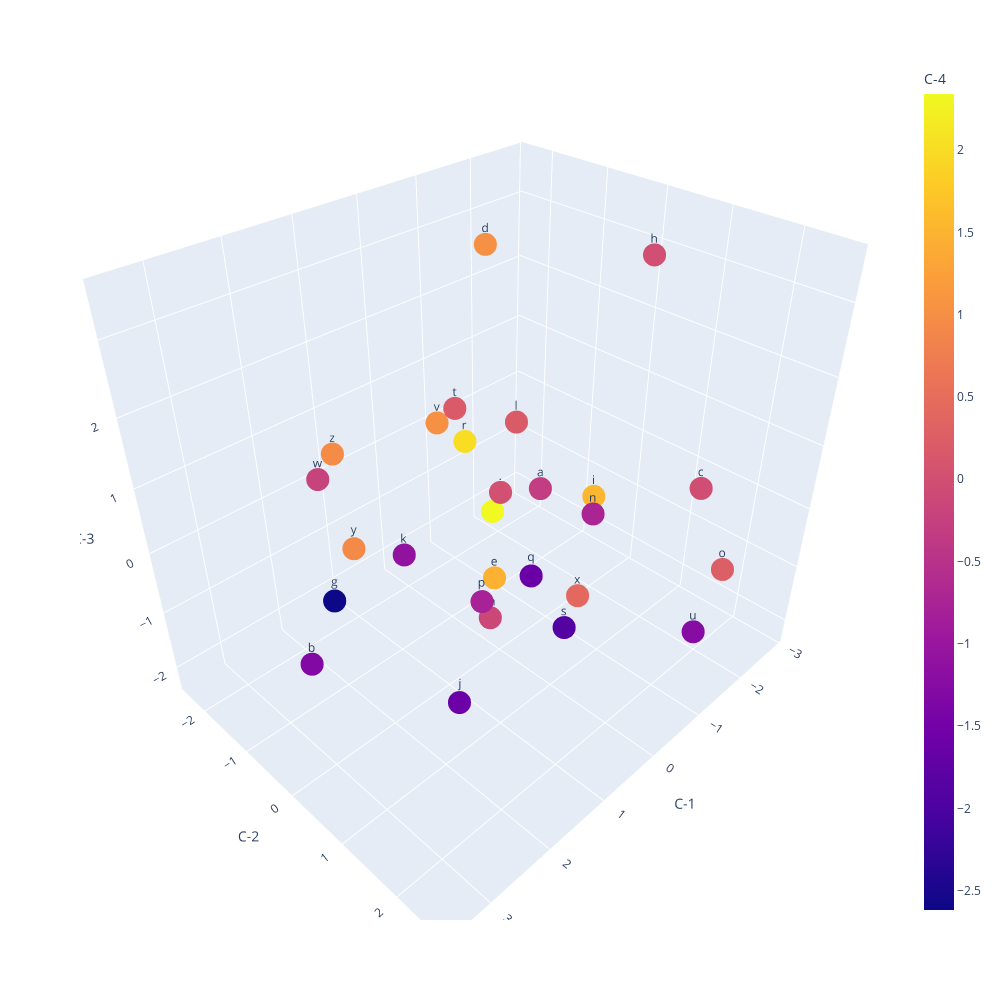

Notebook code for this chart:
### Code cell
plot_embeddings()

### Figure 1 — Plotly figure (JSON) as saved in the notebook; plotly's stock layout.template omitted (floating-point values rounded to 4 significant figures)
{"data": [{"hovertemplate": "C-1=%{x}<br>C-2=%{y}<br>C-3=%{z}<br>text=%{text}<br>C-4=%{marker.color}<extra></extra>", "legendgroup": "", "marker": {"color": [0.02381, -0.3063, -1.305, -0.0209, 1.028, 1.467, 2.34, -2.616, -0.001622, 1.535, -1.592, -1.1, 0.2, -0.1368, -0.7343, 0.2635, -0.7813, -1.615, 2.014, -1.89, 0.1792, -1.247, 1.032, -0.2113, 0.4173, 0.9376, 0.9571], "coloraxis": "coloraxis", "symbol": "circle"}, "mode": "markers+text", "name": "", "scene": "scene", "showlegend": false, "text": [".", "a", "b", "c", "d", "e", "f", "g", "h", "i", "j", "k", "l", "m", "n", "o", "p", "q", "r", "s", "t", "u", "v", "w", "x", "y", "z"], "type": "scatter3d", "x": [-0.1072, -0.2212, 2.409, -2.844, -1.7, 0.4719, -1.138, 3.505, -1.451, -1.94, 1.854, 0.7016, -0.9731, 0.5106, -1.424, -1.267, 1.405, 2.231, -0.7192, 0.2339, 0.0139, -1.122, -1.077, 1.718, -1.537, 1.041, 1.425], "y": [-0.1145, 0.4852, -1.231, 1.236, -1.995, 0.3516, -1.284, 1.121, 1.026, 0.01379, 1.117, -1.208, -0.6627, 0.312, 0.4248, 2.651, 1.065, 2.58, -1.432, 1.379, -0.837, 2.459, -2.422, -1.615, 0.1521, -1.92, -1.653], "z": [0.2799, 0.5835, -1.896, -0.3467, 2.732, -0.5702, -1.181, 1.395, 3.536, -0.6468, -1.294, -0.9418, 0.7554, -1.273, -0.4831, -0.09968, 0.04283, 1.828, 0.2065, -0.9341, 1.316, -1.19, -0.0675, 0.6458, -2.24, -1.04, 0.8828]}], "layout": {"coloraxis": {"colorbar": {"title": {"text": "C-4"}}, "colorscale": [[0, "#0d0887"], [0.1111, "#46039f"], [0.2222, "#7201a8"], [0.3333, "#9c179e"], [0.4444, "#bd3786"], [0.5556, "#d8576b"], [0.6667, "#ed7953"], [0.7778, "#fb9f3a"], [0.8889, "#fdca26"], [1, "#f0f921"]]}, "height": 1000, "legend": {"tracegroupgap": 0}, "margin": {"t": 60}, "scene": {"domain": {"x": [0, 1], "y": [0, 1]}, "xaxis": {"title": {"text": "C-1"}}, "yaxis": {"title": {"text": "C-2"}}, "zaxis": {"title": {"text": "C-3"}}}, "width": 1000}}
